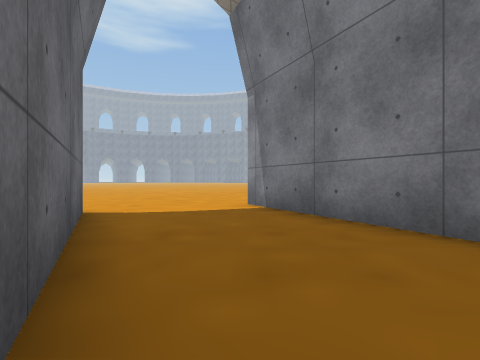
View 1 (above)

24 first-person views from a walk through a scene from a Unity 3-D project. The camera is 0.64 m above the floor, looks level and sees 85° across. Doors are open. The floor is counted in squares, 1 m on a side. Each view is taken from the middle of a square. On the plan, view 1 faces up. The plan holds only what a view shows up to about 9 squares ahead; the rest is blank. The place goes on beyond the plan. Some animated figures are not drawn. Some surface patterns are stand-ins.

View 2
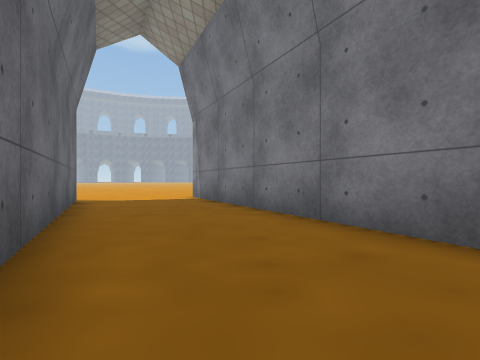

View 3
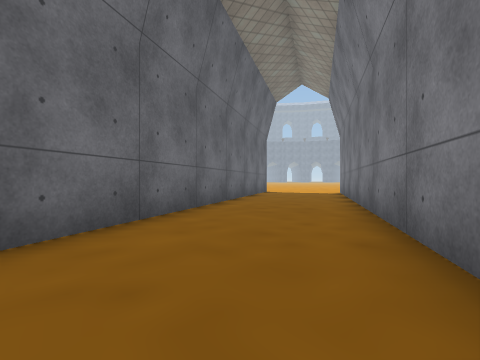

View 4
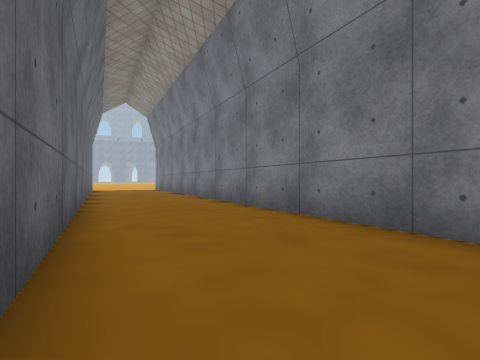

View 5
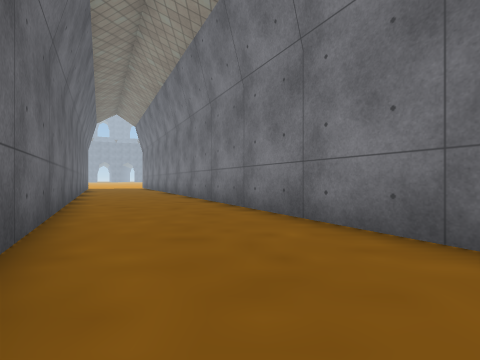

View 6
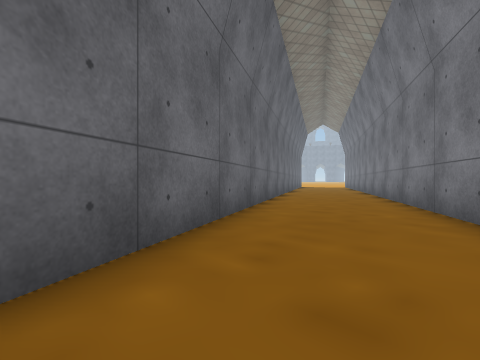

View 7
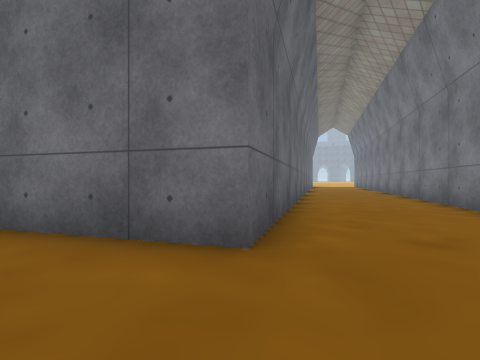

View 8
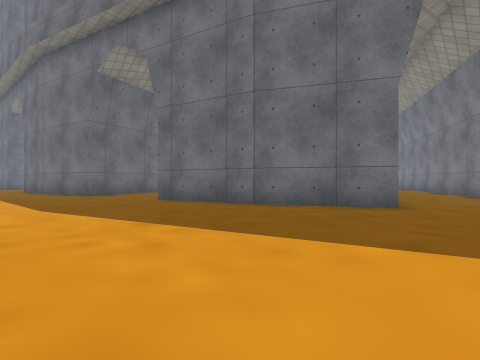

View 9
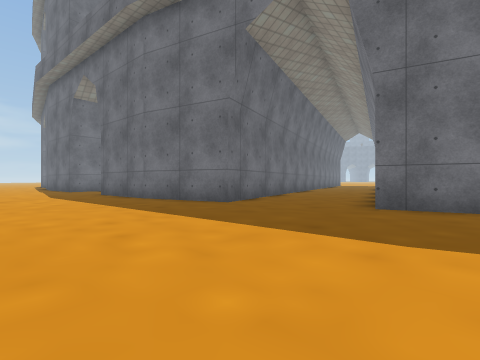

View 10
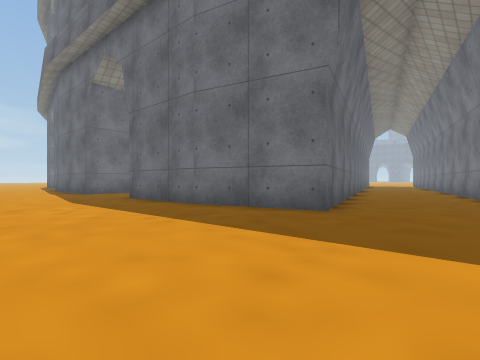

View 11
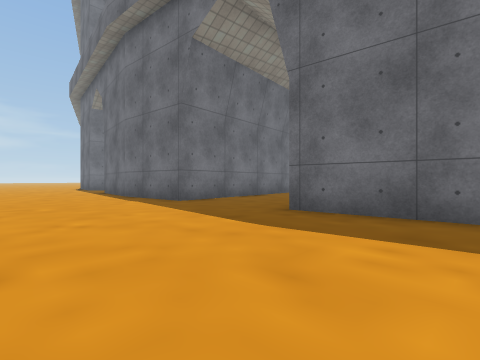

View 12
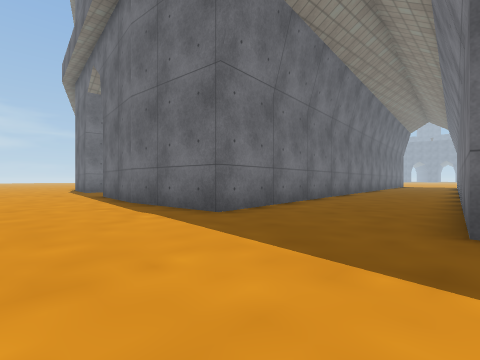

View 13
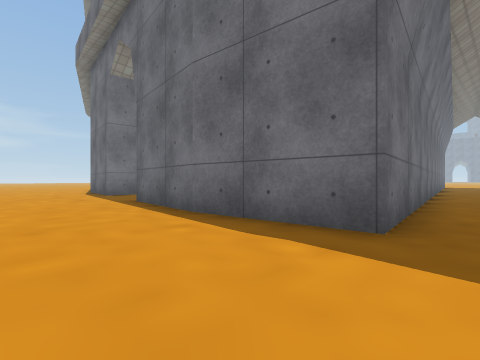

View 14
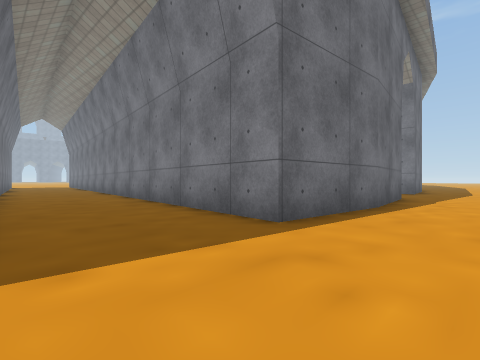

View 15
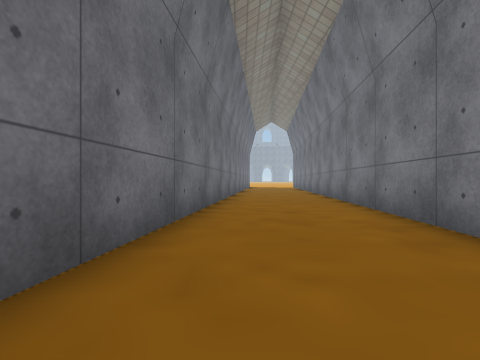

View 16
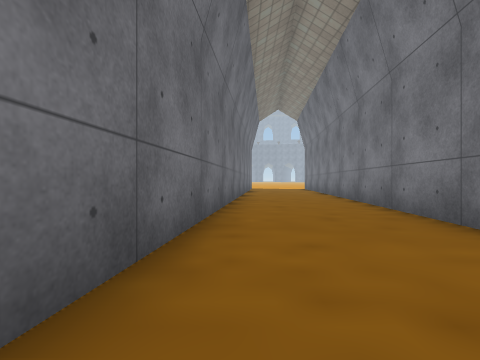

View 17
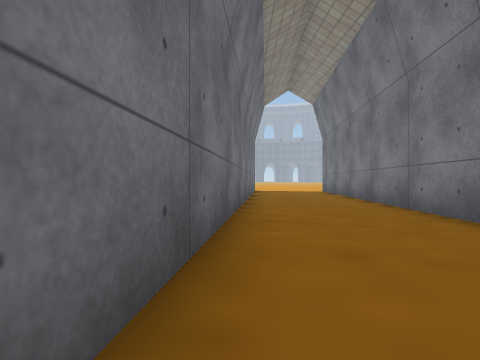

View 18
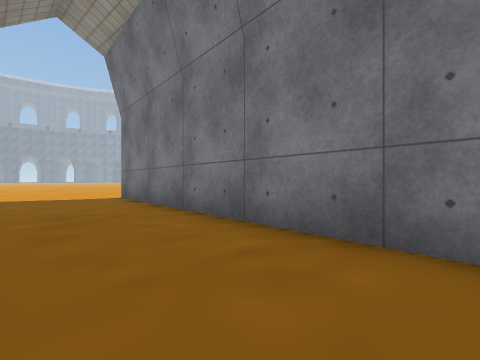

View 19
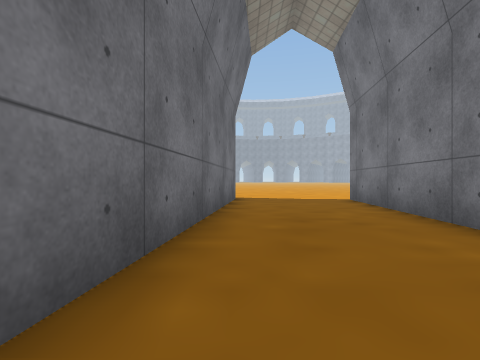

View 20
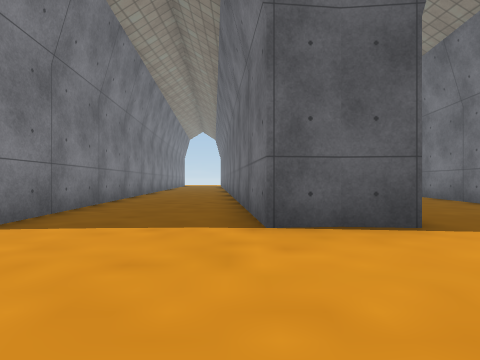

View 21
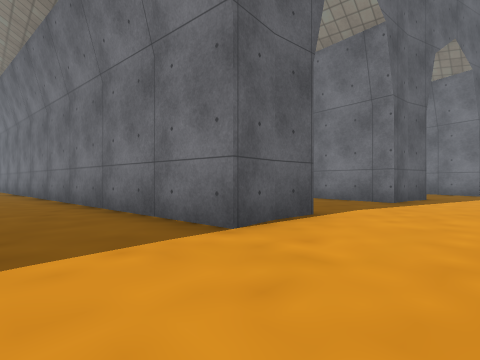

View 22
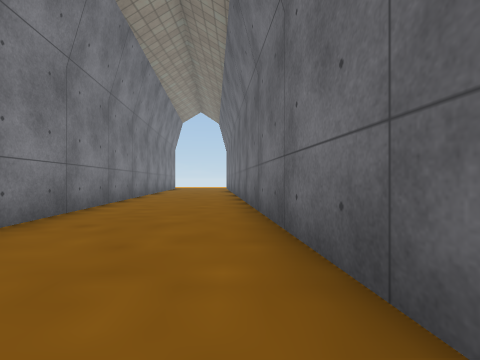

View 23
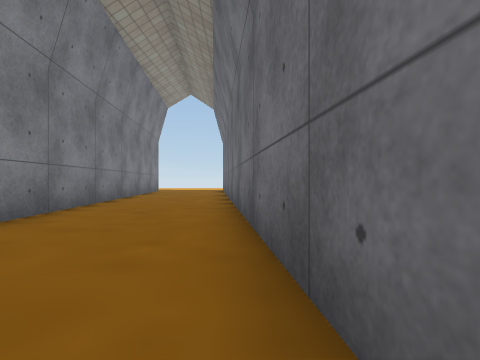

View 24
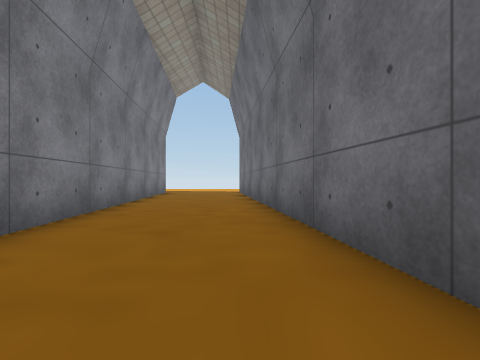

### Floor plan
Points are (right, up) in squares from view 1. A wall is a line through its corners. A room is listed if a view was taken in it or the views show most of it. See-through windows are left out.
Room 1 (view 1)
walls: (4, 0) (0.2, 7); (-3.1, 5.1) (0.7, -1.9)
ways out: opening at (2.5, -1.5) to room 2; open door at (-1.5, 5.5) to room 4
Room 2 (views 2, 3, 4, 5, 6)
walls: (10.2, -11.7) (4, 0); (0.7, -1.9) (8.3, -16.2)
ways out: opening at (2.5, -1.5) to room 1; opening at (9.5, -16.5) to room 3
Room 3 (views 7, 8, 9, 10, 11, 12, 13, 14, 15, 16, 17, 18, 19, 22, 23, 24)
walls: (-2.7, -16.2) (-1.5, -19.9) (-4.8, -20.9) (-8.3, -21.2) (-9.8, -5.5); (-15.3, -22) (-18.8, -21.6) (-16.4, 2.5); (0.5, -13.8) (0.3, -12.9); (5.3, -17.8) (2, -18.8); (-10.1, -3) (-10.6, 2.2); (8.3, -16.2) (5.2, -17.9); (-14.4, 2.5) (-12, -21.6) (-15.5, -22); (-20.1, 2.9) (-22.3, -18.7)
ways out: opening at (9.5, -16.5) to room 2; open door at (-18.3, 2.4) to room 4; open door at (-12.5, 2.5) to room 4
Room 4 (views 20, 21)
walls: (-15.5, 2.4) (-14.4, 2.5); (-16.4, 2.5) (-15.3, 2.4); (-21.3, 3) (-20.1, 2.9); (-22.2, 3.3) (-21.1, 3)
ways out: open door at (-1.5, 5.5) to room 1; open door at (-18.3, 2.4) to room 3; open door at (-12.5, 2.5) to room 3; open door at (-23, 3.5)

Positions as (right, up) in squares from view 1, and headings:
1: (0, 0), facing up
2: (2, -3), facing up
3: (6, -6), facing up-left
4: (6, -11), facing up
5: (8, -14), facing up
6: (10, -16), facing up-left
7: (10, -18), facing up-left
8: (10, -23), facing up-left
9: (4, -25), facing up-left
10: (1, -25), facing up-left
11: (-5, -26), facing up-left
12: (-8, -25), facing up-left
13: (-11, -25), facing up-left
14: (-22, -24), facing up-right
15: (-21, -20), facing up
16: (-21, -16), facing up
17: (-21, -12), facing up
18: (-20, -7), facing up-right
19: (-20, -6), facing up
20: (-14, 6), facing down
21: (-12, 5), facing down-left
22: (-13, -2), facing down
23: (-13, -6), facing down
24: (-12, -8), facing down
